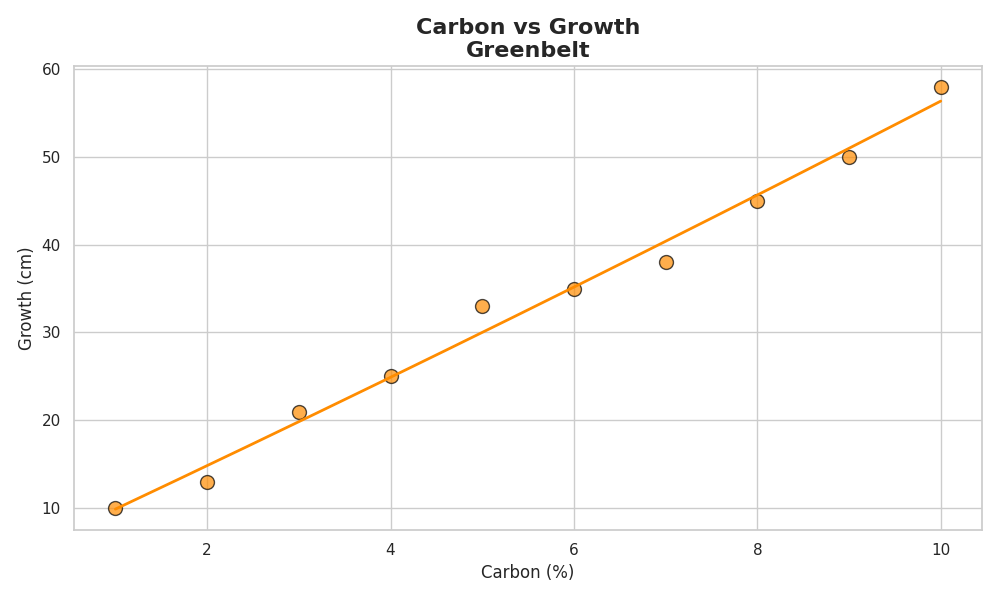

Write the Python code that produced this figure.
import matplotlib.pyplot as plt
import numpy as np
from numpy.polynomial.polynomial import Polynomial

soil_carbon = np.array([1, 2, 3, 4, 5, 6, 7, 8, 9, 10])
plant_height = np.array([10, 13, 21, 25, 33, 35, 38, 45, 50, 58])

coefs = np.polyfit(soil_carbon, plant_height, 2)
poly_fit = Polynomial(coefs[::-1])

x_smooth = np.linspace(soil_carbon.min(), soil_carbon.max(), 200)
y_smooth = poly_fit(x_smooth)

plt.figure(figsize=(10, 6))
plt.scatter(soil_carbon, plant_height, color='darkorange', s=100, edgecolor='black', alpha=0.7)
plt.plot(x_smooth, y_smooth, color='darkorange', linewidth=2)

plt.title("Carbon vs Growth\nGreenbelt", fontsize=16, fontweight='bold')
plt.xlabel("Carbon (%)", fontsize=12)
plt.ylabel("Growth (cm)", fontsize=12)

plt.tight_layout()

plt.show()
